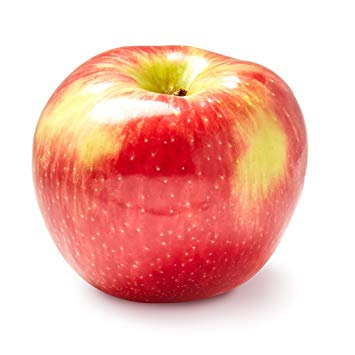
#> input picture apple.jpg, 355 x 355 px
$ jupyter execute grabCut_foreground.ipynb
#> lines starting #> are read from the running program, lines starting #| are printed output that depends on the picture; pictures that were not available may be replaced by others from this repository, and a replacement may not be noted
[cell 1]
import cv2
import numpy as np
import matplotlib.pyplot as plt


img = cv2.imread('apple.jpg')
#> img is the input picture: shape (355, 355, 3); mean B, G, R 180.6, 190.9, 242.3
mask = np.zeros(img.shape[:2], np.uint8)

bgdModel = np.zeros((1, 65), np.float64)
fgdModel = np.zeros((1, 65), np.float64)

rect = (161, 79, 150, 150)

cv2.grabCut(img, mask, rect, bgdModel, fgdModel, 5, cv2.GC_INIT_WITH_RECT)
mask2 = np.where((mask==2) | (mask==0), 0, 1).astype('uint8')
img = img*mask2[:, :, np.newaxis]
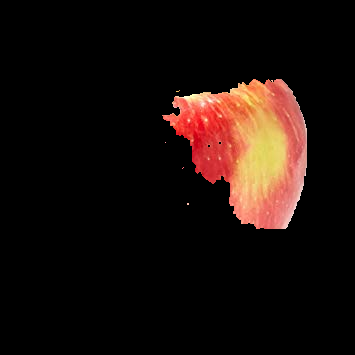
#> img: shape (355, 355, 3); mean B, G, R 10.6, 14.6, 26.1
plt.imshow(img)
plt.colorbar()
plt.show()
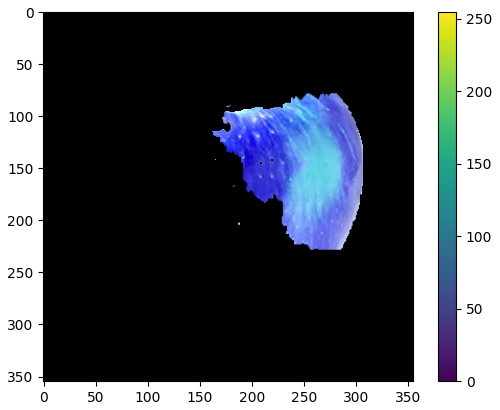
#> figure drawn by matplotlib, 2 panels; B, G, R data is drawn as R, G, B

[cell 2]
import numpy as np
import cv2
from matplotlib import pyplot as plt

img = cv2.imread('download.jpeg')
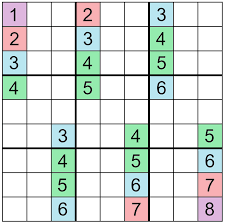
#> input picture download.png, 225 x 224 px, given in place of download.jpeg, which was not available
#> img is the input picture: shape (224, 225, 3); mean B, G, R 218.2, 222.4, 214.1
mask = np.zeros(img.shape[:2],np.uint8)

bgdModel = np.zeros((1,65),np.float64)
fgdModel = np.zeros((1,65),np.float64)

rect = (50,50,450,290)
cv2.grabCut(img,mask,rect,bgdModel,fgdModel,5,cv2.GC_INIT_WITH_RECT)

mask2 = np.where((mask==2)|(mask==0),0,1).astype('uint8')
img = img*mask2[:,:,np.newaxis]
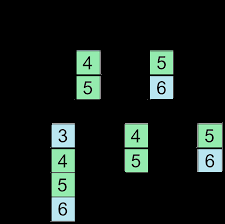
#> img: shape (224, 225, 3); mean B, G, R 24.4, 28.7, 20.2

plt.imshow(img),plt.colorbar(),plt.show()
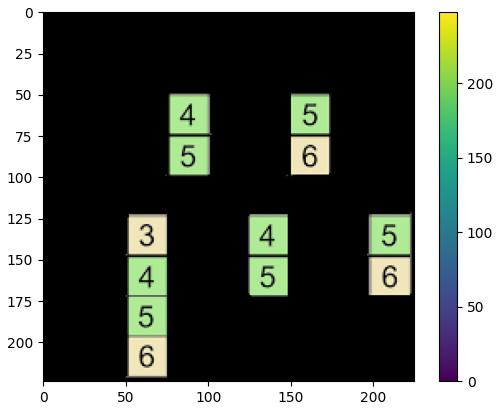
#> figure drawn by matplotlib, 2 panels; B, G, R data is drawn as R, G, B
